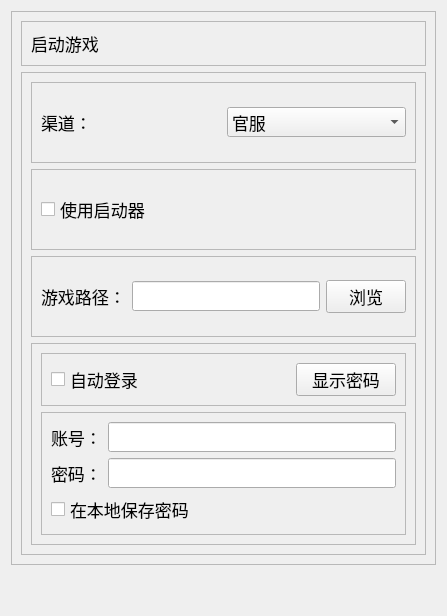
<?xml version="1.0" encoding="UTF-8"?>
<ui version="4.0">
 <class>Form</class>
 <widget class="QWidget" name="Form">
  <property name="geometry">
   <rect>
    <x>0</x>
    <y>0</y>
    <width>447</width>
    <height>616</height>
   </rect>
  </property>
  <property name="font">
   <font>
    <pointsize>13</pointsize>
   </font>
  </property>
  <property name="windowTitle">
   <string>Form</string>
  </property>
  <layout class="QGridLayout" name="gridLayout_2">
   <item row="0" column="0">
    <widget class="QFrame" name="frame">
     <property name="frameShape">
      <enum>QFrame::Shape::StyledPanel</enum>
     </property>
     <property name="frameShadow">
      <enum>QFrame::Shadow::Raised</enum>
     </property>
     <layout class="QVBoxLayout" name="verticalLayout_2">
      <item>
       <widget class="QFrame" name="frame_1">
        <property name="frameShape">
         <enum>QFrame::Shape::StyledPanel</enum>
        </property>
        <property name="frameShadow">
         <enum>QFrame::Shadow::Raised</enum>
        </property>
        <layout class="QHBoxLayout" name="horizontalLayout">
         <item>
          <widget class="QLabel" name="label">
           <property name="text">
            <string>启动游戏</string>
           </property>
          </widget>
         </item>
         <item>
          <spacer name="horizontalSpacer">
           <property name="orientation">
            <enum>Qt::Orientation::Horizontal</enum>
           </property>
           <property name="sizeHint" stdset="0">
            <size>
             <width>329</width>
             <height>20</height>
            </size>
           </property>
          </spacer>
         </item>
        </layout>
       </widget>
      </item>
      <item>
       <widget class="QScrollArea" name="scrollArea">
        <property name="widgetResizable">
         <bool>true</bool>
        </property>
        <widget class="QWidget" name="scrollAreaWidgetContents">
         <property name="geometry">
          <rect>
           <x>0</x>
           <y>0</y>
           <width>407</width>
           <height>482</height>
          </rect>
         </property>
         <layout class="QVBoxLayout" name="verticalLayout_3">
          <item>
           <widget class="QFrame" name="frame2_1">
            <property name="frameShape">
             <enum>QFrame::Shape::StyledPanel</enum>
            </property>
            <property name="frameShadow">
             <enum>QFrame::Shadow::Raised</enum>
            </property>
            <layout class="QHBoxLayout" name="horizontalLayout_4">
             <item>
              <widget class="QLabel" name="label2_1">
               <property name="text">
                <string>渠道：</string>
               </property>
              </widget>
             </item>
             <item>
              <widget class="QComboBox" name="comboBox2_1">
               <property name="minimumSize">
                <size>
                 <width>0</width>
                 <height>30</height>
                </size>
               </property>
               <item>
                <property name="text">
                 <string>官服</string>
                </property>
               </item>
               <item>
                <property name="text">
                 <string>bilibili</string>
                </property>
               </item>
              </widget>
             </item>
            </layout>
           </widget>
          </item>
          <item>
           <widget class="QFrame" name="frame_3">
            <property name="frameShape">
             <enum>QFrame::Shape::StyledPanel</enum>
            </property>
            <property name="frameShadow">
             <enum>QFrame::Shadow::Raised</enum>
            </property>
            <layout class="QHBoxLayout" name="horizontalLayout_5">
             <item>
              <widget class="QCheckBox" name="checkBox2_4">
               <property name="minimumSize">
                <size>
                 <width>0</width>
                 <height>30</height>
                </size>
               </property>
               <property name="toolTip">
                <string/>
               </property>
               <property name="autoFillBackground">
                <bool>false</bool>
               </property>
               <property name="text">
                <string>使用启动器</string>
               </property>
               <property name="checkable">
                <bool>true</bool>
               </property>
               <property name="checked">
                <bool>false</bool>
               </property>
              </widget>
             </item>
            </layout>
           </widget>
          </item>
          <item>
           <widget class="QFrame" name="frame2_2">
            <property name="frameShape">
             <enum>QFrame::Shape::StyledPanel</enum>
            </property>
            <property name="frameShadow">
             <enum>QFrame::Shadow::Raised</enum>
            </property>
            <layout class="QHBoxLayout" name="horizontalLayout_2">
             <item>
              <widget class="QLabel" name="label2_2">
               <property name="text">
                <string>游戏路径：</string>
               </property>
              </widget>
             </item>
             <item>
              <widget class="QLineEdit" name="lineEdit2_2">
               <property name="minimumSize">
                <size>
                 <width>0</width>
                 <height>30</height>
                </size>
               </property>
              </widget>
             </item>
             <item>
              <widget class="QPushButton" name="pushButton2_2">
               <property name="minimumSize">
                <size>
                 <width>0</width>
                 <height>30</height>
                </size>
               </property>
               <property name="text">
                <string>浏览</string>
               </property>
              </widget>
             </item>
            </layout>
           </widget>
          </item>
          <item>
           <widget class="QFrame" name="frame_2">
            <property name="frameShape">
             <enum>QFrame::Shape::StyledPanel</enum>
            </property>
            <property name="frameShadow">
             <enum>QFrame::Shadow::Raised</enum>
            </property>
            <layout class="QVBoxLayout" name="verticalLayout">
             <item>
              <widget class="QFrame" name="frame2_3">
               <property name="frameShape">
                <enum>QFrame::Shape::StyledPanel</enum>
               </property>
               <property name="frameShadow">
                <enum>QFrame::Shadow::Raised</enum>
               </property>
               <layout class="QHBoxLayout" name="horizontalLayout_3">
                <item>
                 <widget class="QCheckBox" name="checkBox2_3">
                  <property name="text">
                   <string>自动登录</string>
                  </property>
                 </widget>
                </item>
                <item>
                 <spacer name="horizontalSpacer2_3">
                  <property name="orientation">
                   <enum>Qt::Orientation::Horizontal</enum>
                  </property>
                  <property name="sizeHint" stdset="0">
                   <size>
                    <width>178</width>
                    <height>20</height>
                   </size>
                  </property>
                 </spacer>
                </item>
                <item>
                 <widget class="QPushButton" name="pushButton2_3">
                  <property name="minimumSize">
                   <size>
                    <width>100</width>
                    <height>30</height>
                   </size>
                  </property>
                  <property name="text">
                   <string>显示密码</string>
                  </property>
                 </widget>
                </item>
               </layout>
              </widget>
             </item>
             <item>
              <widget class="QFrame" name="frame2_4">
               <property name="frameShape">
                <enum>QFrame::Shape::StyledPanel</enum>
               </property>
               <property name="frameShadow">
                <enum>QFrame::Shadow::Raised</enum>
               </property>
               <layout class="QGridLayout" name="gridLayout">
                <item row="0" column="1">
                 <widget class="QLineEdit" name="lineEdit2_4_12">
                  <property name="minimumSize">
                   <size>
                    <width>0</width>
                    <height>30</height>
                   </size>
                  </property>
                 </widget>
                </item>
                <item row="1" column="1">
                 <widget class="QLineEdit" name="lineEdit2_4_22">
                  <property name="minimumSize">
                   <size>
                    <width>0</width>
                    <height>30</height>
                   </size>
                  </property>
                 </widget>
                </item>
                <item row="1" column="0">
                 <widget class="QLabel" name="label2_4_21">
                  <property name="text">
                   <string>密码：</string>
                  </property>
                 </widget>
                </item>
                <item row="0" column="0">
                 <widget class="QLabel" name="label2_4_11">
                  <property name="text">
                   <string>账号：</string>
                  </property>
                 </widget>
                </item>
                <item row="2" column="0" colspan="2">
                 <widget class="QCheckBox" name="save_pwd">
                  <property name="text">
                   <string>在本地保存密码</string>
                  </property>
                 </widget>
                </item>
               </layout>
              </widget>
             </item>
            </layout>
           </widget>
          </item>
         </layout>
        </widget>
       </widget>
      </item>
     </layout>
    </widget>
   </item>
   <item row="1" column="0">
    <spacer name="verticalSpacer">
     <property name="orientation">
      <enum>Qt::Orientation::Vertical</enum>
     </property>
     <property name="sizeType">
      <enum>QSizePolicy::Policy::Maximum</enum>
     </property>
     <property name="sizeHint" stdset="0">
      <size>
       <width>20</width>
       <height>40</height>
      </size>
     </property>
    </spacer>
   </item>
  </layout>
 </widget>
 <resources/>
 <connections/>
</ui>
